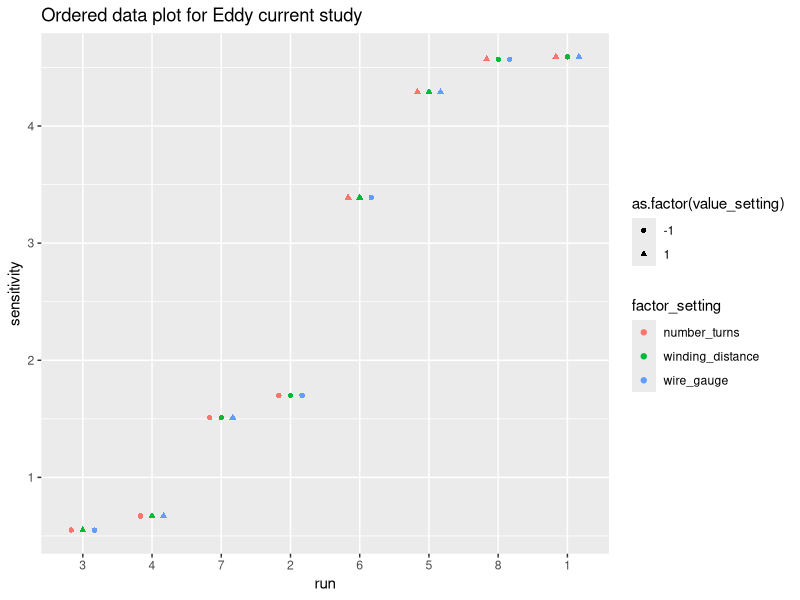
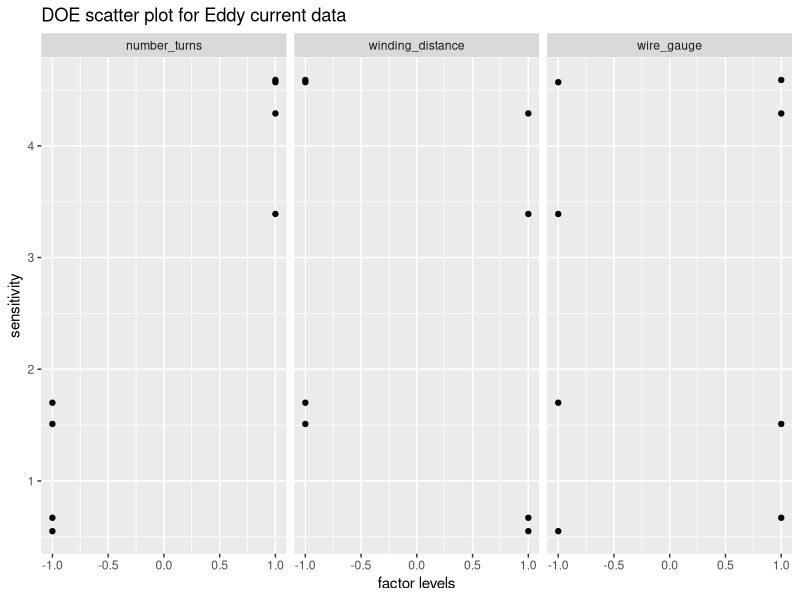
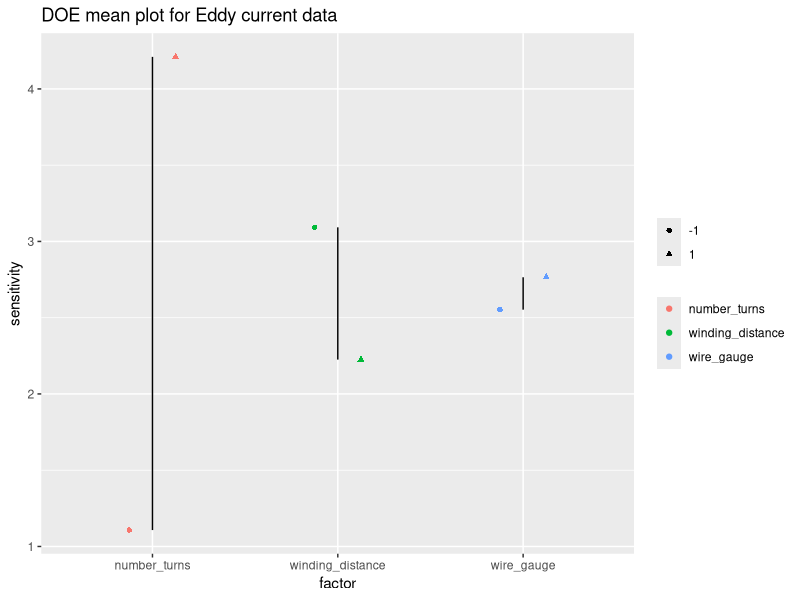

These charts were generated, in order, by the following R code:
## ---- chunk 1
library(tidyverse)
library(ggplot2)
library(broom)
## ---- chunk 2
eddy_probe <- read_table2("NIST data/SPLETT3.DAT", 
                          skip = 25, col_names = FALSE, col_types = "diiii") %>%
  rename(probe_impedance = X1, number_turns = X2, winding_distance = X3, wire_gauge = X4, run_sequence = X5)
eddy_probe
## ---- chunk 3
eddy_probe_tidy <- eddy_probe %>%
  gather(key = factor_setting, value = value_setting, number_turns, winding_distance, wire_gauge)
eddy_probe_tidy
## ---- chunk 4
ggplot(eddy_probe_tidy) +
  geom_point(aes(reorder(run_sequence, probe_impedance), probe_impedance, colour = factor_setting, shape = as.factor(value_setting)), position = position_dodge(width = 0.5)) +
  labs(title = "Ordered data plot for Eddy current study", y = "sensitivity", x = "run")
## ---- chunk 5
ggplot(eddy_probe_tidy) +
  geom_point(aes(value_setting, probe_impedance)) +
  facet_wrap(~factor_setting) +
  labs(title = "DOE scatter plot for Eddy current data", y = "sensitivity", x = "factor levels")
## ---- chunk 6
eddy_probe_means <- eddy_probe_tidy %>%
  group_by(factor_setting, value_setting) %>%
  summarise(n = n(), average_factor = mean(probe_impedance))
eddy_probe_means
## ---- chunk 7
ggplot(eddy_probe_means, aes(factor_setting, average_factor)) +
  geom_point(aes(colour = factor_setting, shape = as.factor(value_setting)), position = position_dodge(width = 0.5)) +
  geom_line(aes(group = factor_setting)) +
  labs(title = "DOE mean plot for Eddy current data", y = "sensitivity", x = "factor") +
  theme(legend.title = element_blank())
## ---- chunk 8
eddy_probe_interaction <- lm(average_factor ~ factor_setting, data = eddy_probe_means)
summary(eddy_probe_interaction)
